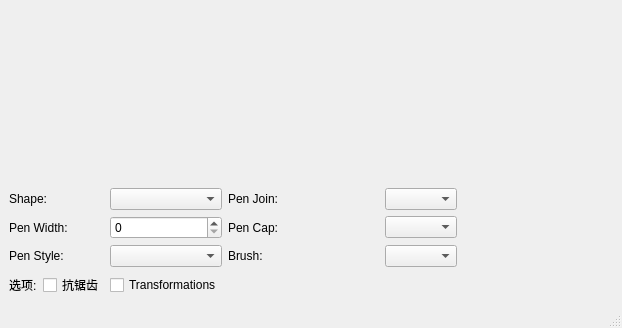
<?xml version="1.0" encoding="UTF-8"?>
<ui version="4.0">
 <class>MainWindow</class>
 <widget class="QMainWindow" name="MainWindow">
  <property name="geometry">
   <rect>
    <x>0</x>
    <y>0</y>
    <width>622</width>
    <height>328</height>
   </rect>
  </property>
  <property name="windowTitle">
   <string>MainWindow</string>
  </property>
  <widget class="QWidget" name="centralwidget">
   <layout class="QGridLayout" name="gridLayout">
    <item row="0" column="0" colspan="6">
     <widget class="RenderArea" name="renderArea" native="true"/>
    </item>
    <item row="1" column="0" colspan="2">
     <widget class="QLabel" name="label">
      <property name="text">
       <string>Shape:</string>
      </property>
     </widget>
    </item>
    <item row="1" column="2">
     <widget class="QComboBox" name="comboBoxShape"/>
    </item>
    <item row="1" column="3">
     <widget class="QLabel" name="label_4">
      <property name="text">
       <string>Pen Join:</string>
      </property>
     </widget>
    </item>
    <item row="1" column="4">
     <widget class="QComboBox" name="comboBoxPenJoin"/>
    </item>
    <item row="2" column="0" colspan="2">
     <widget class="QLabel" name="label_2">
      <property name="text">
       <string>Pen Width:</string>
      </property>
     </widget>
    </item>
    <item row="2" column="2">
     <widget class="QSpinBox" name="spinBoxPenWidth"/>
    </item>
    <item row="2" column="3">
     <widget class="QLabel" name="label_5">
      <property name="text">
       <string>Pen Cap:</string>
      </property>
     </widget>
    </item>
    <item row="2" column="4">
     <widget class="QComboBox" name="comboBoxPenCap"/>
    </item>
    <item row="2" column="5">
     <spacer name="horizontalSpacer">
      <property name="orientation">
       <enum>Qt::Horizontal</enum>
      </property>
      <property name="sizeHint" stdset="0">
       <size>
        <width>148</width>
        <height>20</height>
       </size>
      </property>
     </spacer>
    </item>
    <item row="3" column="0" colspan="2">
     <widget class="QLabel" name="label_3">
      <property name="text">
       <string>Pen Style:</string>
      </property>
     </widget>
    </item>
    <item row="3" column="2">
     <widget class="QComboBox" name="comboBoxPenStyle"/>
    </item>
    <item row="3" column="3">
     <widget class="QLabel" name="label_6">
      <property name="text">
       <string>Brush:</string>
      </property>
     </widget>
    </item>
    <item row="3" column="4">
     <widget class="QComboBox" name="comboBoxBrush"/>
    </item>
    <item row="4" column="0">
     <widget class="QLabel" name="label_7">
      <property name="text">
       <string>选项:</string>
      </property>
     </widget>
    </item>
    <item row="4" column="1">
     <widget class="QCheckBox" name="checkBoxAntialiasing">
      <property name="text">
       <string>抗锯齿</string>
      </property>
     </widget>
    </item>
    <item row="4" column="2">
     <widget class="QCheckBox" name="checkBoxTransformations">
      <property name="text">
       <string>Transformations</string>
      </property>
     </widget>
    </item>
    <item row="4" column="3">
     <spacer name="horizontalSpacer_2">
      <property name="orientation">
       <enum>Qt::Horizontal</enum>
      </property>
      <property name="sizeHint" stdset="0">
       <size>
        <width>149</width>
        <height>20</height>
       </size>
      </property>
     </spacer>
    </item>
   </layout>
  </widget>
  <widget class="QMenuBar" name="menubar">
   <property name="geometry">
    <rect>
     <x>0</x>
     <y>0</y>
     <width>622</width>
     <height>22</height>
    </rect>
   </property>
  </widget>
  <widget class="QStatusBar" name="statusbar"/>
 </widget>
 <customwidgets>
  <customwidget>
   <class>RenderArea</class>
   <extends>QWidget</extends>
   <header>renderarea.h</header>
   <container>1</container>
  </customwidget>
 </customwidgets>
 <resources/>
 <connections/>
</ui>
